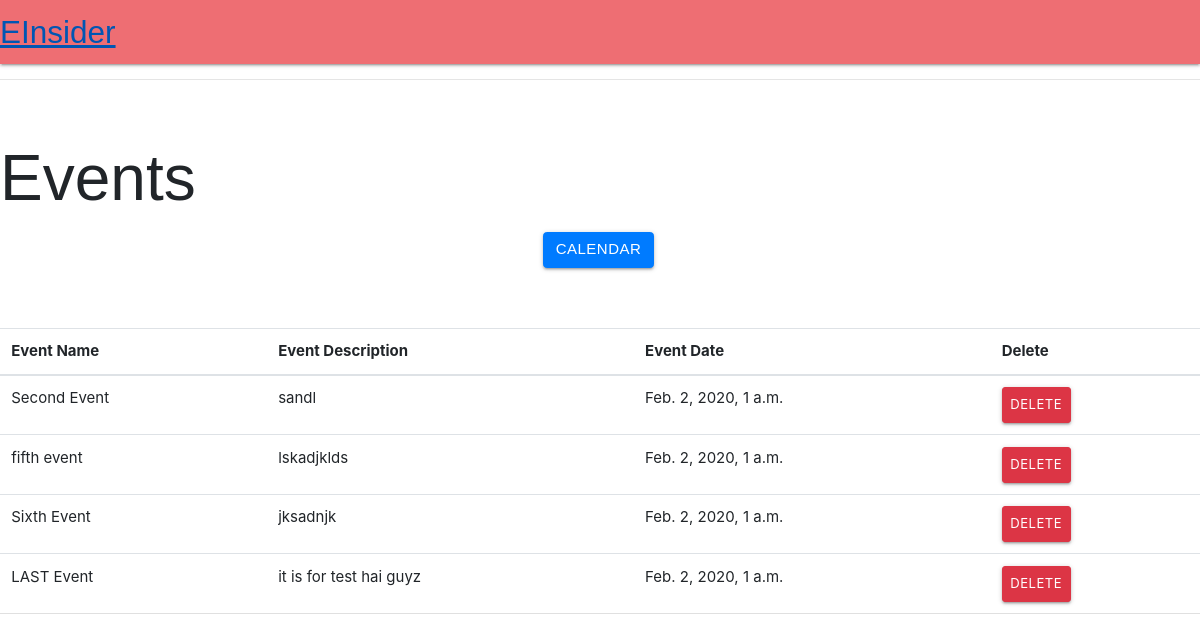
Before: /calendar/list/ with the older database file.
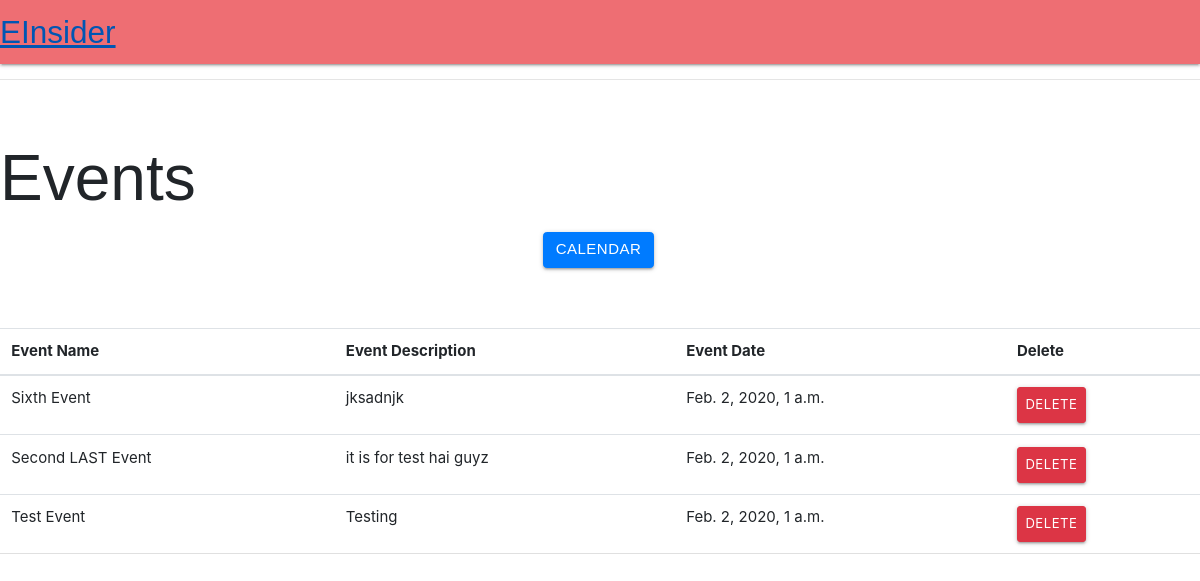
After: the same page with the newer database file.
### cal/models.py (models this page shows, shortened)
class Event(models.Model):
    title=models.CharField(max_length=300)
    description = models.TextField()
    start_time = models.DateTimeField()
    end_time = models.DateTimeField()
    user=models.ForeignKey(User,on_delete=models.CASCADE)

### cal/views.py (the view)
# urls.py: path('calendar/list/',views.event_list,name = 'event_list'),
def event_list(request):
    event = Event.objects.all()
    return render(request, 'cal/event_list.html',{
            'event': event
        })

### cal/templates/cal/event_list.html (shortened to what this page needs)
{% extends 'cal/base.html' %}
{% block content %}
<br><br>
<h2>Events</h2>
	<p>
		<center><a href="{% url 'cal:calendar' %}" class="btn btn-primary">Calendar</a></center>
	</p>
<br><br>
<table class="table">
	<thead>
		<tr>
			<th>Event Name</th>
			<th>Event Description</th>
			<th>Event Date</th>
			<th>Delete</th>
		</tr>
	</thead>
	<tbody>
		{% for e in event %}
			<tr>
				<td>{{e.title}}</td>
				<td>{{e.description}}</td>
				<td>{{e.start_time}}</td>
				<td>
					<form method="POST" action="{% url 'cal:drop_list' e.pk %}">
						<button type="Submit" class="btn btn-danger btn-sm">Delete</button>
					</form>
				</td>
			</tr>
		{% endfor %}
	</tbody>
</table>
{% endblock %}

### cal/templates/cal/base.html (shortened to what this page needs)
{% load static %}
<!doctype html>
<html lang="en">
<head>
  <link rel="stylesheet" href="https://maxcdn.bootstrapcdn.com/bootstrap/4.0.0/css/bootstrap.min.css"
>
  <link rel="stylesheet" href="https://use.fontawesome.com/releases/v5.0.10/css/all.css"
>
  <link rel="stylesheet" type="text/css" href="{% static 'cal/css/styles.css' %}">
    <link rel="stylesheet" href="https://cdnjs.cloudflare.com/ajax/libs/materialize/1.0.0/css/materialize.min.css">
  <link rel="stylesheet" href="https://maxcdn.bootstrapcdn.com/bootstrap/4.4.1/css/bootstrap.min.css">
</head>
<body>
   <nav>
      <div class="nav-wrapper">
        <a href="#" class="brand-logo">EInsider</a>
        <ul id="nav-mobile" class="right hide-on-med-and-down">
        </ul>
      </div>
    </nav>
  <hr>
  {% block content %}
  {% endblock %}
</body>
</html>

### cal/static/cal/css/styles.css (style rules this page uses)
body { font-family: "ptsans", "Lato", "Helvetica Neue", Helvetica, Arial, sans-serif; }
.right { float: right; }
.btn { outline: none; color: black; background-color: transparent; box-shadow: 0 0 0 0; margin-right: 3px; }
ul { height: 100%; padding: 0px 5px 0px 20px; }
a { color: #17a2b8; }

### cal/templates/cal/base.html (style rules this page uses)
a { font-family: 'Tahoma', sans-serif; }

### cal/templates/cal/event_list.html (style rules this page uses)
a { font-family: 'Tahoma', sans-serif; }
h2 { font-family: 'Tahoma', sans-serif; font-size: 64px; }

Changed rows visible on the page:
removed Event: title "Second Event", description "sandl", start_time "Feb. 2, 2020, 1 a.m."
removed Event: title "fifth event", description "lskadjklds", start_time "Feb. 2, 2020, 1 a.m."
changed Event "it is for test hai guyz": title "LAST Event" → "Second LAST Event"
added Event: title "Test Event", description "Testing", start_time "Feb. 2, 2020, 1 a.m."
